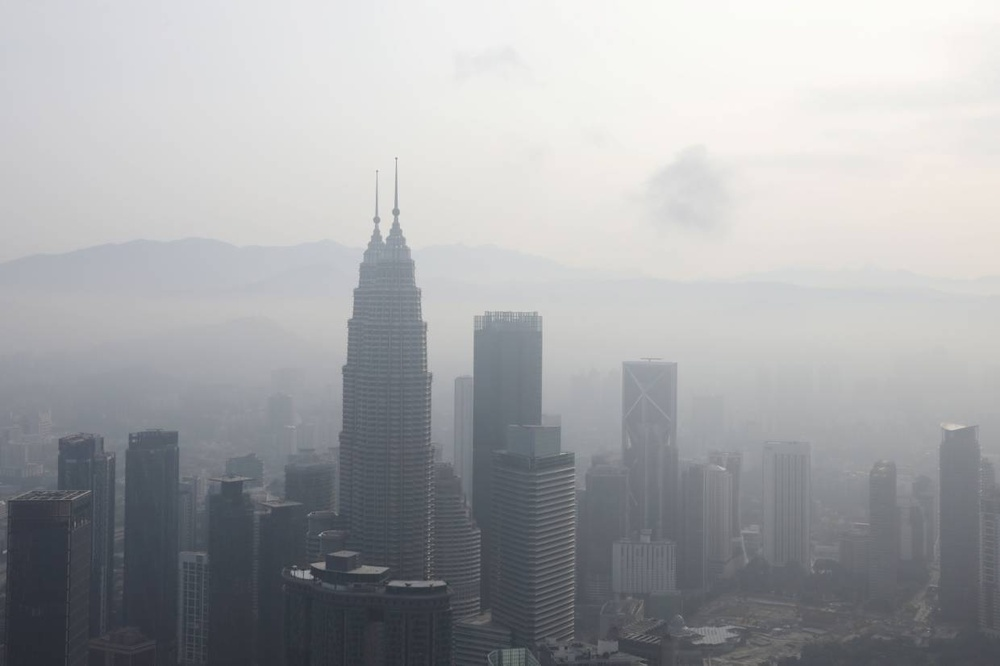
#> input picture airlight_estimation/test01.jpg, 1000 x 666 px, shrunk from 1240 x 826 before the run
$ python airlight_estimation.py
#> lines starting #> are read from the running program, lines starting #| are printed output that depends on the picture; after the words box and inside, x2 and y2 are one past the last pixel; in counts of white or black regions, pixels touching at a corner belong together
#> further down, image is the input picture: shape (666, 1000, 3); mean B, G, R 169.6, 167.2, 165.9
"""
Reference Paper
Image Haze Removal Using Airlight White Correction, Local Light Filter, and Aerial Perspective Prior
Yan-Tsung Peng et al.
"""
import os, cv2
import numpy as np
import matplotlib.pyplot as plt
from glob import glob
from tqdm import tqdm


def show_plt(x, y):
    plt.bar(x, y, align='center')
    plt.xlabel('deg.')
    plt.xlim([x[0], x[-1]])
    plt.ylabel('prob.')
    for i in range(len(y)):
        plt.vlines(x[i], 0, y[i])

    plt.show()

def show_img(imgName, img):
    cv2.imshow(imgName, img.astype('uint8'))
    cv2.waitKey(0)

class Airlight_Module():
    def __init__(self, color_cast_threshold=5):
        self.color_cast_threshold = color_cast_threshold

    # Airlight White Correction (AWC)
    def AWC(self, image):
        if os.path.isfile(image):
            image = cv2.imread(image)

        # 1. RGB to HSV
        hsv = cv2.cvtColor(image, cv2.COLOR_BGR2HSV)
#> hsv: shape (666, 1000, 3); mean H, S, V 75.2, 14.8, 171.3
        hue, saturation, value = cv2.split(hsv)
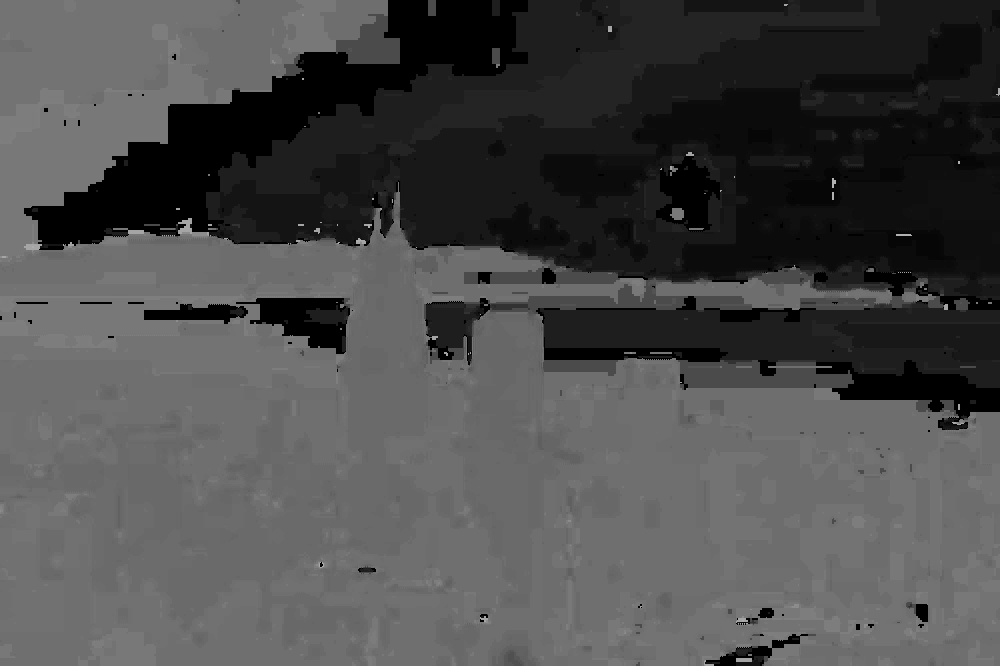
#> hue: shape (666, 1000); min 0, max 177, mean 75.2
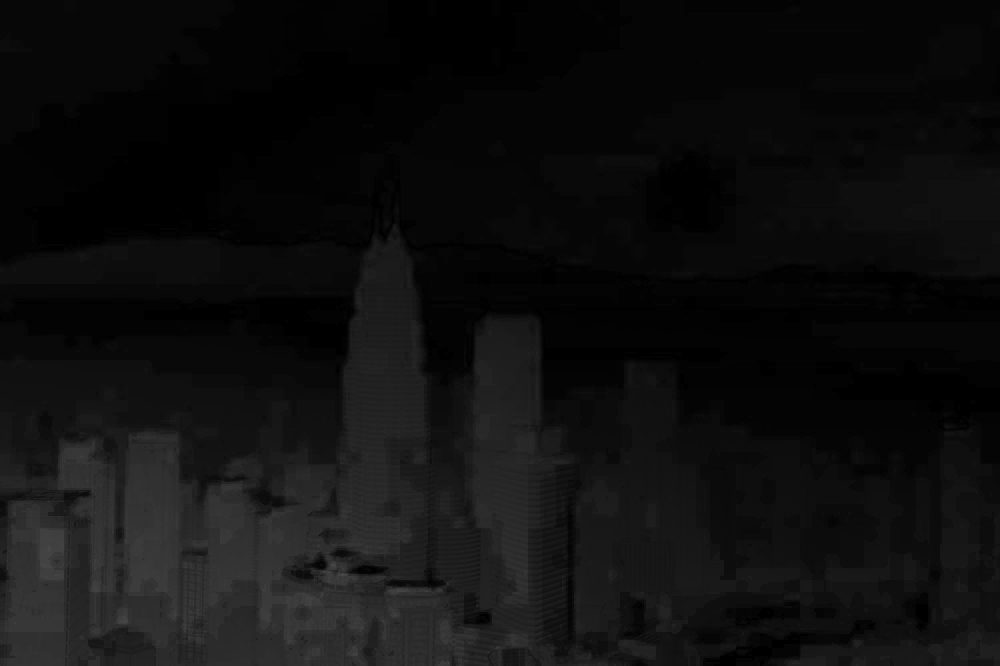
#> saturation: shape (666, 1000); min 0, max 74, mean 14.8

        # 2. Hue histogram labeling
        val, cnt = np.unique(hue, return_counts=True)
#> val = 61 values from 0 to 177; cnt = 61 values, max 90587 at index 43, min 2 at index 56, mean 10918
        img_size = hue.shape[0] * hue.shape[1]
#> img_size = 666000
        prob = cnt / img_size    # PMF
#> prob = 61 values, max 0.136 at index 43, min 3e-06 at index 56, mean 0.0164
        T_H = 1 / 360

        prob[prob > T_H] = 1
        prob[prob <= T_H] = 0
        binarized_hue = np.zeros(hue.shape, int)
        for i in range(hue.shape[0]):
            for j in range(hue.shape[1]):
                hue[i][j]

        for i in range(hue.shape[0]):
            for j in range(hue.shape[1]):
                idx = np.where(val == hue[i][j])
                if prob[idx] > T_H:
                    binarized_hue[i][j] = 1
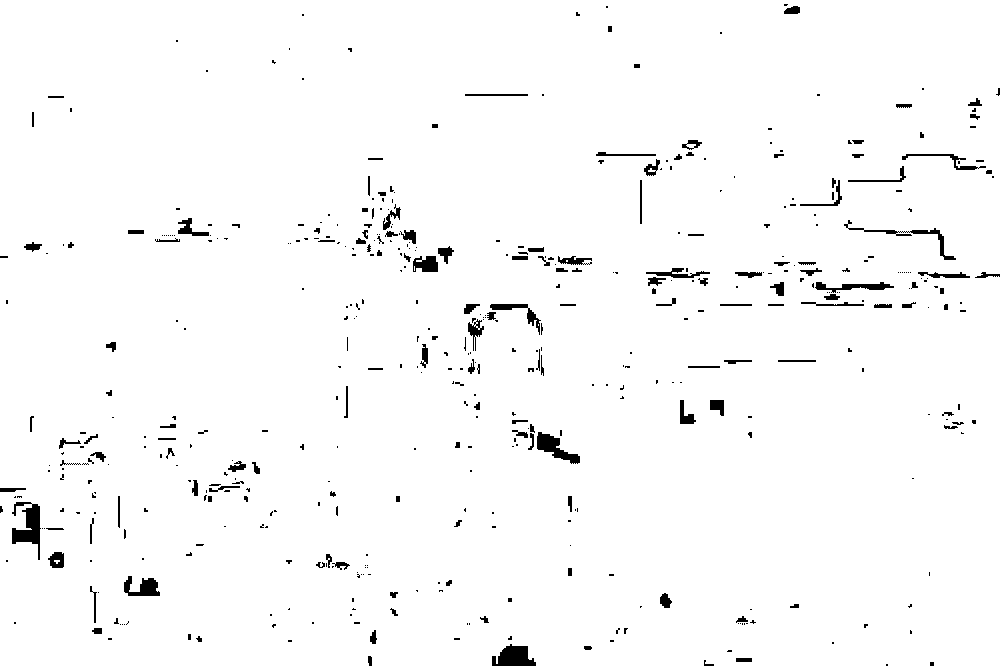
#> binarized_hue: shape (666, 1000) int64; values 0 (black) and 1 (white), 97.8% white; 493 black regions (337 under 20 px), largest, box (x1, y1, x2, y2) and area: (12, 502, 41, 560) 809, (492, 644, 536, 666) 654, (537, 432, 580, 464) 574

        # 3. Color cast attenuation
        binarized_img = binarized_hue.astype('uint8')
        num_labels, _ = cv2.connectedComponents(binarized_img)   # Connected Component Labeling (CCL)
#> num_labels = 6
        if num_labels < self.color_cast_threshold:   # has color cast
            flatten_s = saturation.flatten()
            idx = int(len(flatten_s) / 100)
            least_idx = np.argpartition(flatten_s, idx)     # bottom 1% least saturated pixels
            least_value = flatten_s[least_idx[:idx]].mean()

            I_s = saturation - least_value
            I_s[I_s < 0] = 0
            saturation = I_s.astype('uint8')

        # 4. HSV to RGB
        hsv = cv2.merge((hue, saturation, value))
        rgb = cv2.cvtColor(hsv, cv2.COLOR_HSV2RGB)

        return rgb

    # Local Light Filter (LLF)
    def LLF(self, image):
        # 1. PMF of minimum channel calculation
        R, G, B = cv2.split(image)
        min_channel = np.amin([R, G, B],0)
        # cv2.imshow('Minimum channel', min_channel.astype('uint8'))
        # cv2.waitKey(0)

        val, cnt = np.unique(min_channel, return_counts=True)
#> val = 214 values from 37 to 250; cnt = 214 values, max 11507 at index 208, min 2 at index 0, mean 3112.1
        img_size = image.shape[0] * image.shape[1]
#> img_size = 666000
        prob = cnt / img_size    # PMF
#> prob = 214 values, max 0.0173 at index 208, min 3e-06 at index 0, mean 0.00467

        l = np.zeros((256))
        for i, v in enumerate(val):
            l[v] = prob[i]
#> after the loop, l = 256 values, max 0.0173 at index 245, min 0 at index 0, mean 0.00391
        # show_plt(range(256), l)

        # 2. 1D minimum filter
        P_m = []
        l = np.insert(l, 0, np.array([1,1,1,1,1]))
#> l = 261 values, max 1 at index 0, min 0 at index 5, mean 0.023
        l = np.append(l, np.array([1,1,1,1,1]))
#> l = 266 values, max 1 at index 0, min 0 at index 5, mean 0.0414
        for i in range(0+5, 255+6):
            P_m.append(l[i-5:i+6].min())
#> after the loop, P_m = 256 values, max 0.00666 at index 219, min 0 at index 0, mean 0.00228
        P_m = np.array(P_m)
        # show_plt(range(256), P_m)

        # 3. Airlight color estimation
        threshold = 0.0
        idx = []
        for i in range(255,-1, -1):
            if P_m[i] > 0.0:
                threshold += P_m[i]
                idx.append(i)
                if threshold >= 0.01:
                    break
#> this loop made 17 passes
#> threshold on passes 11 to 17: 1.5e-05, 7.96e-05, 0.000144, 0.000823, 0.0015, 0.007, 0.0125
#> after the loop, idx = [245, 244, 243, 242, 241, 240, 239]; threshold = 0.0125

        avg = {'r': [], 'g': [], 'b': []}
        RGB = {'r': R, 'g': G, 'b': B}
        for i in idx:
            row, col = np.where(min_channel == i)
            for j, _ in enumerate(row):
                for c in ['r','g','b']:
                    avg[c].append(RGB[c][row[j]][col[j]])
#> this loop made 7 passes
#> i on passes 1 to 7: 245, 244, 243, 242, 241, 240, 239


        avgR = round(np.array(avg['r']).mean())
        avgG = round(np.array(avg['g']).mean())
        avgB = round(np.array(avg['b']).mean())

        r = np.full((image.shape[0], image.shape[1]), avgR).astype('uint8')
        g = np.full((image.shape[0], image.shape[1]), avgG).astype('uint8')
        b = np.full((image.shape[0], image.shape[1]), avgB).astype('uint8')
        rgb = cv2.merge((r, g, b))

        return rgb, [avgR, avgG, avgB]


if __name__ == "__main__":
    if not cv2.useOptimized():
        cv2.setUseOptimized(True)

    # image = "test01.jpg"
    image = cv2.imread("test01.jpg")
    airlight_module = Airlight_Module()
    image = airlight_module.AWC(image)
    airlight, [R, G, B] = airlight_module.LLF(image)
#> R = 247; G = 246; B = 243

    cv2.cvtColor(airlight, cv2.COLOR_RGB2BGR)
    cv2.imshow(f"Airlight ({R}, {G}, {B})", airlight)
    cv2.waitKey(0)
